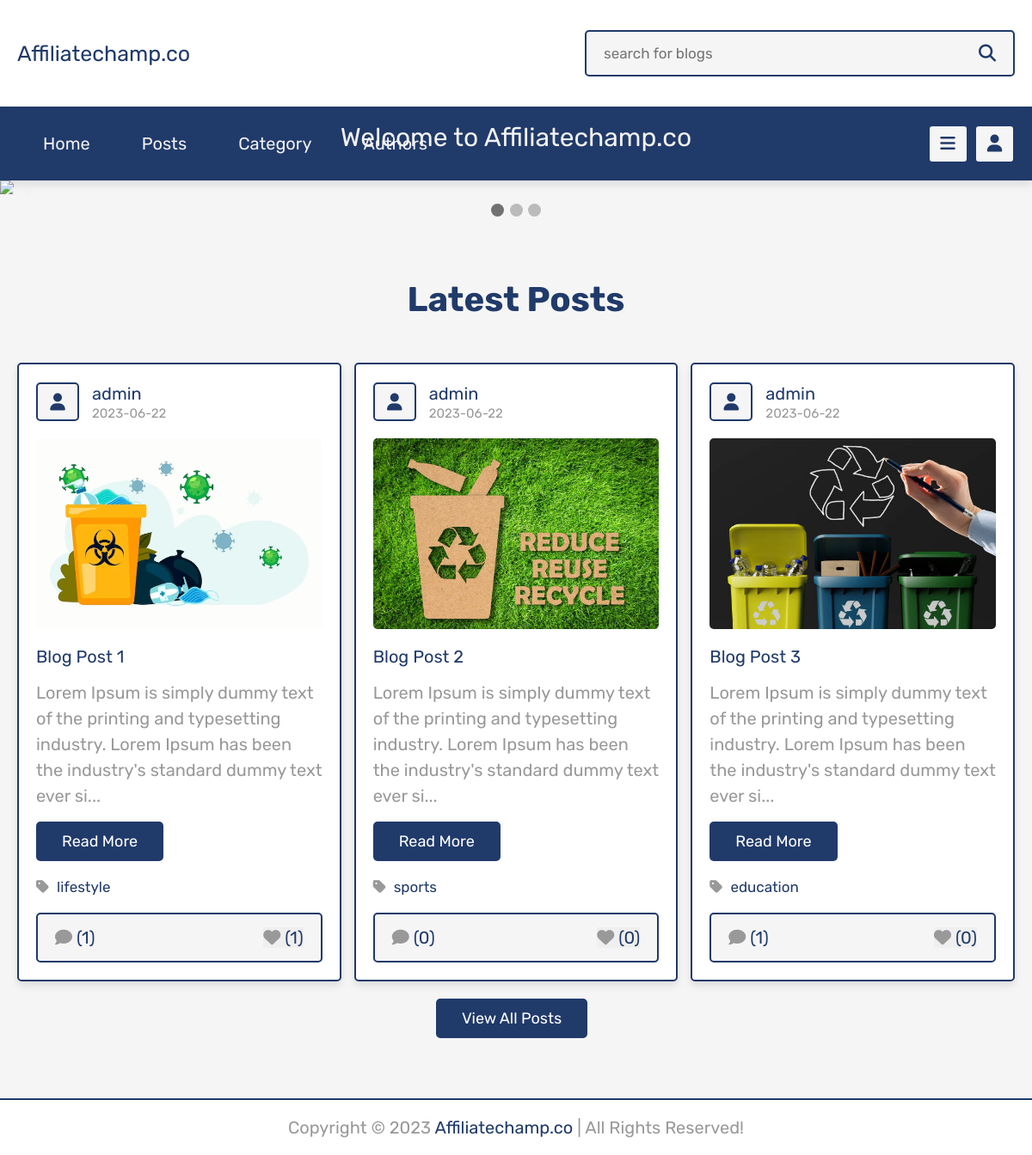
The app's page /project/home.php with its own data.
### tables this page shows
CREATE TABLE `posts` (
  `id` int(100) NOT NULL,
  `admin_id` int(100) NOT NULL,
  `name` varchar(100) NOT NULL,
  `title` varchar(100) NOT NULL,
  `content` varchar(10000) NOT NULL,
  `category` varchar(50) NOT NULL,
  `image` varchar(100) NOT NULL,
  `date` date NOT NULL DEFAULT current_timestamp(),
  `status` varchar(10) NOT NULL
);

### project/home.php (the view, shortened to what this page needs)
<?php
include 'components/connect.php';
if(isset($_SESSION['user_id'])){
   $user_id = $_SESSION['user_id'];
}else{
   $user_id = '';
};
?>
<!DOCTYPE html>
<html lang="en">
<head>
   <link rel="stylesheet" href="https://cdnjs.cloudflare.com/ajax/libs/font-awesome/6.1.1/css/all.min.css">
   <link rel="stylesheet" href="css/style.css">
</head>
<body>
<?php include 'components/user_header.php'; ?>
<div class="slideshow-container">
<div class="mySlides fade">
  <div class="numbertext">1 / 3</div>
  <img src="slider 1.png" style="width:100%">
 <div class="text">Welcome to Affiliatechamp.co</div>
</div>
</div>
<br>
<div style="text-align:center">
  <span class="dot"></span>
  <span class="dot"></span>
  <span class="dot"></span>
</div>
<section class="posts-container">
   <h1 class="heading" style="margin-top:50px;margin-bottom:50px">latest posts</h1>
   <div class="box-container">
      <?php
         $select_posts = $conn->prepare("SELECT * FROM `posts` WHERE status = ? LIMIT 6 ");
         $select_posts->execute(['active']);
         if($select_posts->rowCount() > 0){
            while($fetch_posts = $select_posts->fetch(PDO::FETCH_ASSOC)){
               $post_id = $fetch_posts['id'];
               $count_post_comments = $conn->prepare("SELECT * FROM `comments` WHERE post_id = ?");
               $count_post_comments->execute([$post_id]);
               $total_post_comments = $count_post_comments->rowCount();
               $count_post_likes = $conn->prepare("SELECT * FROM `likes` WHERE post_id = ?");
               $count_post_likes->execute([$post_id]);
               $total_post_likes = $count_post_likes->rowCount();
               $confirm_likes = $conn->prepare("SELECT * FROM `likes` WHERE user_id = ? AND post_id = ?");
               $confirm_likes->execute([$user_id, $post_id]);
      ?>
      <form class="box" method="post">
         <div class="post-admin">
            <i class="fas fa-user"></i>
            <div>
               <a href="author_posts.php?author=<?= $fetch_posts['name']; ?>"><?= $fetch_posts['name']; ?></a>
               <div><?= $fetch_posts['date']; ?></div>
            </div>
         </div>
         <?php
            if($fetch_posts['image'] != ''){
         ?>
         <img src="uploaded_img/<?= $fetch_posts['image']; ?>" class="post-image" alt="">
         <?php
         }
         ?>
         <div class="post-title"><?= $fetch_posts['title']; ?></div>
         <div class="post-content content-150"><?= $fetch_posts['content']; ?></div>
         <a href="view_post.php?post_id=<?= $post_id; ?>" class="inline-btn">read more</a>
         <a href="category.php?category=<?= $fetch_posts['category']; ?>" class="post-cat"> <i class="fas fa-tag"></i> <span><?= $fetch_posts['category']; ?></span></a>
         <div class="icons">
            <a href="view_post.php?post_id=<?= $post_id; ?>"><i class="fas fa-comment"></i><span>(<?= $total_post_comments; ?>)</span></a>
            <button type="submit" name="like_post"><i class="fas fa-heart" style="<?php if($confirm_likes->rowCount() > 0){ echo 'color:var(--red);'; } ?>  "></i><span>(<?= $total_post_likes; ?>)</span></button>
         </div>
      </form>
      <?php
         }
      }else{
         echo '<p class="empty">no posts added yet!</p>';
      }
      ?>
   </div>
   <div class="more-btn" style="text-align: center; margin-top:1rem;">
      <a href="posts.php" class="inline-btn">view all posts</a>
   </div>
</section>
<?php include 'components/footer.php'; ?>
</body>
</html>

### project/css/style.css (style rules this page uses)
:root { --main-color:#203A6A; --red:#e74c3c; --orange:#f39c12; --black:#203A6A; --white:#fff; --light-bg:#f5f5f5; --light-color:#999; --border:.2rem solid var(--black); --box-shadow:0 .5rem 1rem rgba(0,0,0,.1); }
* { font-family: 'Rubik', sans-serif; margin:0; padding:0; box-sizing: border-box; outline: none; border:none; text-decoration: none; }
html { font-size: 62.5%; overflow-x: hidden; scroll-behavior: smooth; scroll-padding-top: 7rem; }
body { background-color: var(--light-bg); padding-bottom: 0rem; }
* { box-sizing: border-box; }
body { font-family: Verdana, sans-serif; }
.mySlides { display: none; }
img { vertical-align: middle; }
.slideshow-container { max-width: 100%; position: relative; margin: auto; }
.text { color: #f2f2f2; font-size: 30px; padding: 8px 12px; position: absolute; bottom: 40px; width: 100%; text-align: center; }
.numbertext { color: #f2f2f2; font-size: 12px; padding: 8px 12px; position: absolute; top: 0; }
.dot { height: 15px; width: 15px; margin: 0 2px; background-color: #bbb; border-radius: 50%; display: inline-block; transition: background-color 0.6s ease; }
.active { background-color: #717171; }
.fade { animation-name: fade; animation-duration: 1.5s; }
section { padding:2rem; margin: 0 auto; max-width: 1200px; }
.btn, .delete-btn, .option-btn, .inline-btn, .inline-option-btn, .inline-delete-btn { margin-top: 1rem; border-radius: .5rem; cursor: pointer; font-size: 1.8rem; color:var(--white); padding:1.2rem 3rem; text-transform: capitalize; text-align: center; }
.inline-btn, .inline-option-btn, .inline-delete-btn { display: inline-block; margin-right: 1rem; }
.inline-btn, .btn { background-color: var(--main-color); }
.heading { margin-bottom: 2rem; text-align: center; font-size: 4rem; color:var(--black); text-transform: capitalize; }
.posts-container .box-container { display: grid; grid-template-columns: repeat(auto-fit, minmax(33rem, 1fr)); gap:1.5rem; align-items: flex-start; justify-content: center; }
.posts-container .box-container .box { border:var(--border); box-shadow: var(--box-shadow); border-radius: .5rem; background-color: var(--white); padding:2rem; overflow: hidden; }
.posts-container .box-container .box .post-admin { display: flex; align-items: center; gap:1.5rem; margin-bottom: 2rem; }
.posts-container .box-container .box .post-admin i { text-align: center; height: 4.5rem; width: 5rem; line-height: 4.2rem; font-size: 2rem; border:var(--border); border-radius: .5rem; background-color: var(--light-bg); color:var(--black); }
.posts-container .box-container .box .post-admin a { font-size: 2rem; color:var(--main-color); }
.posts-container .box-container .box .post-admin div { font-size: 1.5rem; margin-top: .2rem; color:var(--light-color); }
.posts-container .box-container .box .post-image { width: 100%; border-radius: .5rem; margin-bottom: 2rem; }
.posts-container .box-container .box .post-title { font-size: 2rem; color:var(--black); overflow: hidden; text-overflow: ellipsis; white-space: nowrap; margin-bottom: 1rem; }
.posts-container .box-container .box .post-content { font-size: 2rem; line-height: 1.5; padding:.5rem 0; color:var(--light-color); white-space: pre-line; }
.posts-container .box-container .box .post-content::after { content: '...'; }
.posts-container .box-container .box .post-cat { display: block; margin-top: 2rem; font-size: 1.7rem; }
.posts-container .box-container .box .post-cat i { margin-right: .5rem; color:var(--light-color); }
.posts-container .box-container .box .post-cat { color:var(--main-color); }
.posts-container .box-container .box .icons { display: flex; align-items: center; justify-content: space-between; gap:1rem; background-color: var(--light-bg); border-radius: .5rem; padding:1.5rem 2rem; border:var(--border); margin-top: 2rem; }
.posts-container .box-container .box .icons button { cursor: pointer; }
.posts-container .box-container .box .icons i { margin-right:.5rem; font-size:2rem; color:var(--light-color); }
.posts-container .box-container .box .icons span { font-size: 2rem; color:var(--main-color); }

### records on screen
posts: name "admin", date "2023-06-22", image (picture), title "Blog Post 1", content "Lorem Ipsum is simply dummy text of the printing and typesetting industry. Lorem Ipsum has been the industry's standard dummy text ever si", category "lifestyle", total_post_comments "1", total_post_likes "1"
posts: name "admin", date "2023-06-22", image (picture), title "Blog Post 2", content "Lorem Ipsum is simply dummy text of the printing and typesetting industry. Lorem Ipsum has been the industry's standard dummy text ever si", category "sports", total_post_comments "0", total_post_likes "0"
posts: name "admin", date "2023-06-22", image (picture), title "Blog Post 3", content "Lorem Ipsum is simply dummy text of the printing and typesetting industry. Lorem Ipsum has been the industry's standard dummy text ever si", category "education", total_post_comments "1", total_post_likes "0"
